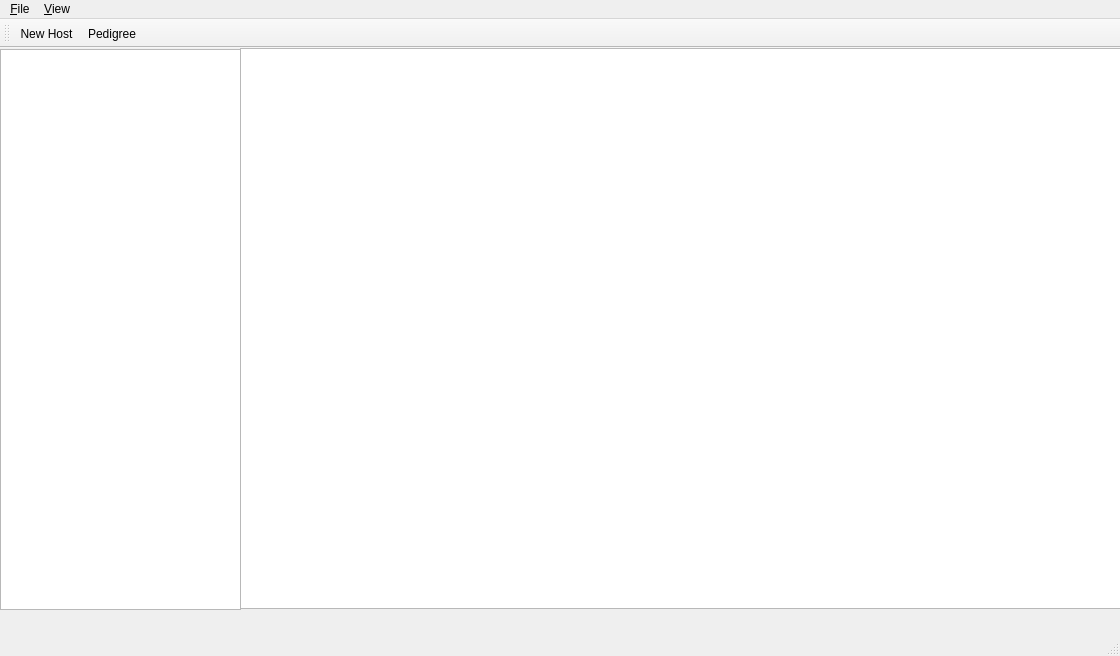
<?xml version="1.0" encoding="UTF-8"?>
<ui version="4.0">
 <class>MainWindow</class>
 <widget class="QMainWindow" name="MainWindow">
  <property name="geometry">
   <rect>
    <x>0</x>
    <y>0</y>
    <width>1120</width>
    <height>656</height>
   </rect>
  </property>
  <property name="windowTitle">
   <string>ARTC</string>
  </property>
  <widget class="QWidget" name="centralWidget">
   <widget class="QGraphicsView" name="graphicsView">
    <property name="geometry">
     <rect>
      <x>240</x>
      <y>0</y>
      <width>881</width>
      <height>561</height>
     </rect>
    </property>
   </widget>
   <widget class="QListView" name="individualListView">
    <property name="geometry">
     <rect>
      <x>0</x>
      <y>1</y>
      <width>241</width>
      <height>561</height>
     </rect>
    </property>
   </widget>
  </widget>
  <widget class="QMenuBar" name="menuBar">
   <property name="geometry">
    <rect>
     <x>0</x>
     <y>0</y>
     <width>1120</width>
     <height>30</height>
    </rect>
   </property>
   <widget class="QMenu" name="menu_File">
    <property name="title">
     <string>&amp;File</string>
    </property>
    <addaction name="action_New_Host"/>
   </widget>
   <widget class="QMenu" name="menuView">
    <property name="title">
     <string>&amp;View</string>
    </property>
    <addaction name="actionPedigree"/>
   </widget>
   <addaction name="menu_File"/>
   <addaction name="menuView"/>
  </widget>
  <widget class="QToolBar" name="mainToolBar">
   <attribute name="toolBarArea">
    <enum>TopToolBarArea</enum>
   </attribute>
   <attribute name="toolBarBreak">
    <bool>false</bool>
   </attribute>
   <addaction name="action_New_Host"/>
   <addaction name="actionPedigree"/>
  </widget>
  <widget class="QStatusBar" name="statusBar"/>
  <action name="action_New_Host">
   <property name="icon">
    <iconset resource="resources.qrc">
     <normaloff>:/rec/images/new.png</normaloff>:/rec/images/new.png</iconset>
   </property>
   <property name="text">
    <string>&amp;New Host</string>
   </property>
  </action>
  <action name="actionPedigree">
   <property name="icon">
    <iconset resource="resources.qrc">
     <normaloff>:/rec/images/pedigree.png</normaloff>:/rec/images/pedigree.png</iconset>
   </property>
   <property name="text">
    <string>&amp;Pedigree</string>
   </property>
  </action>
 </widget>
 <layoutdefault spacing="6" margin="11"/>
 <resources>
  <include location="resources.qrc"/>
 </resources>
 <connections/>
</ui>
